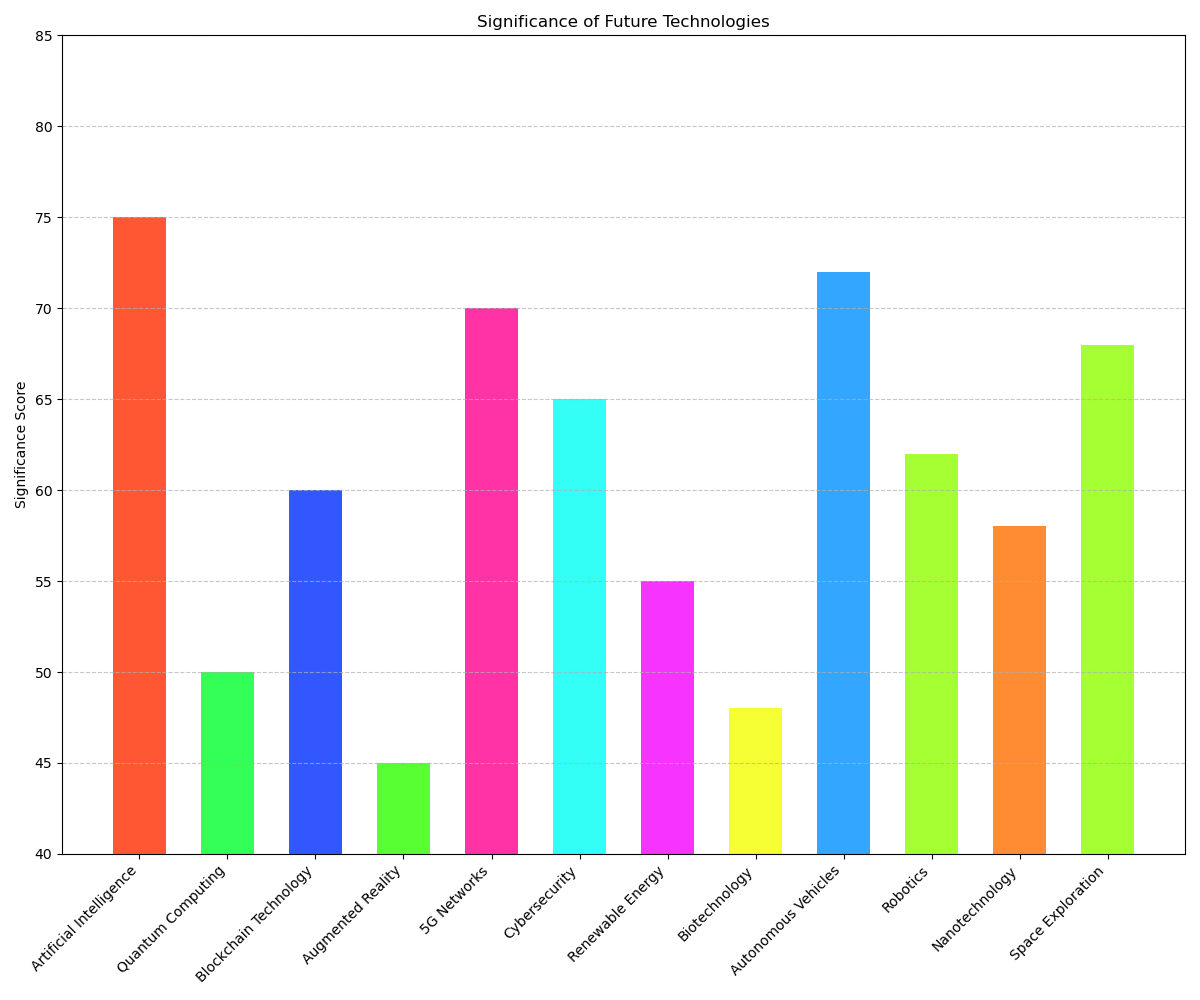

The script that drew this image:

import matplotlib.pyplot as plt

# Table data represented as lists
topics = ['Artificial Intelligence', 'Quantum Computing', 'Blockchain Technology', 'Augmented Reality', 
          '5G Networks', 'Cybersecurity', 'Renewable Energy', 'Biotechnology', 
          'Autonomous Vehicles', 'Robotics', 'Nanotechnology', 'Space Exploration']
values = [75, 50, 60, 45, 70, 65, 55, 48, 72, 62, 58, 68]

# Custom color codes for each bar
colors = ['#FF5733', '#33FF57', '#3357FF', '#57FF33', '#FF33A6', '#33FFF6', '#F633FF', '#F6FF33', 
          '#33A6FF', '#A6FF33', '#FF8C33', '#A6FF33']

# Setting the size of the plot
plt.figure(figsize=(12, 10))

# Creating a vertical bar chart
plt.bar(topics, values, color=colors, width=0.6)

# Customizing the plot
plt.ylabel('Significance Score')
plt.title('Significance of Future Technologies')
plt.ylim(40, max(values) + 10)  # Adjusting y-axis limits for better clarity
plt.xticks(rotation=45, ha='right')  # Rotating x-axis labels for better readability
plt.grid(axis='y', linestyle='--', alpha=0.7)  # Adding a grid for the y-axis

# Display the plot
plt.tight_layout()  # Adjust layout to make room for rotated labels
plt.show()
